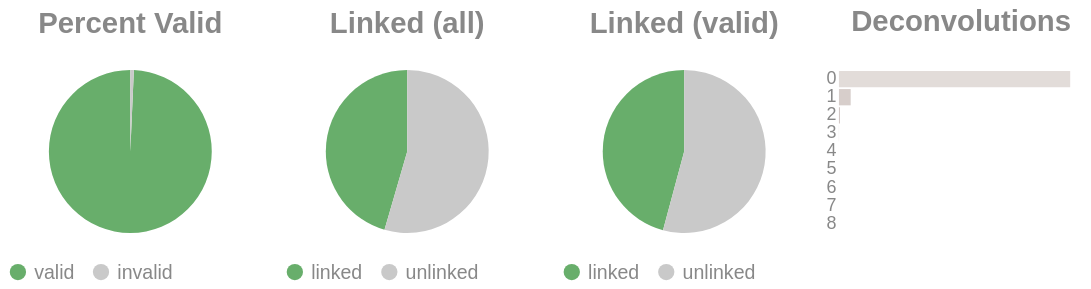

Here is the notebook cell this chart was saved with:
### Code cell
if SKIPLR:
    pass
else:
    clash = Counter()
    for i in valids['molecule'].to_list():
        _mol = i.split("-")
        if len(_mol) == 1:
            clash.update('0')
        else:
            clash.update(_mol[-1])

    _d = {"deconvolutions": [], 'count': []}
    for k,v in clash.items():
        _d['deconvolutions'].append(k)
        _d['count'].append(v)

    tot_valid = valids['reads'].sum()
    mask = valids['reads'] >= 2
    n_linked_reads = valids.filter(mask)['reads'].sum()
    if n_linked_reads == 0:
        print_html("No linked molecules (>=2 reads) were detected; skipping linked-only distributions.")
        SKIPLR = True
    else:
        perc_valid = round(tot_valid / n_reads, 4)
        linked_perc_abs = round(n_linked_reads / n_reads, 4)
        linked_perc = round(n_linked_reads / tot_valid, 4)

    _valid = pl.DataFrame({"valids": ['valid', 'invalid'], "count": [tot_valid, n_reads - tot_valid]})
    _linked_abs = pl.DataFrame({"linked (absolute)": ['linked', 'unlinked'], "count": [n_linked_reads, n_reads - n_linked_reads]})
    _linked_rel = pl.DataFrame({"linked (valids)": ['linked', 'unlinked'], "count": [n_linked_reads, tot_valid - n_linked_reads]})

    (
        alt.hconcat(
            piechart(_valid, goodval = 'valid', title = "Percent Valid"),
            piechart(_linked_abs, goodval = "linked", title =  "Linked (all)"),
            piechart(_linked_rel, goodval = "linked", title =  "Linked (valid)"),
            convolutionbar(pl.DataFrame(_d), title = "Deconvolutions"),
            center = True,
            bounds = 'flush'
        )
        .resolve_scale(color='independent')
        .resolve_legend('independent')
        .properties(usermeta={'embedOptions': {"actions": False}})
    ).display()

### Figure 1 — Vega-Lite specification as saved in the notebook (floating-point values rounded to 4 significant figures)
{"width": "container", "height": 400, "config": {"title": {"anchor": "start", "dy": -15, "fontSize": 18, "color": "#888888", "subtitleColor": "#888888", "subtitleFontSize": 14}, "arc": {"fill": "#0072B2"}, "axis": {"domainColor": "#888888", "domainWidth": 0.5, "gridWidth": 0.2, "grid": false, "titleFontWeight": 400, "titleFontSize": 15, "labelFontSize": 11, "labelColor": "#888888", "tickColor": "#888888", "tickWidth": 0.2, "titleColor": "#888888"}, "axisBand": {"grid": false}, "axisX": {"grid": true, "tickSize": 10, "domainCap": "round"}, "axisY": {"domain": false, "grid": true, "tickSize": 0, "domainCap": "round"}, "background": "transparent", "header": {"labelFontSize": 15, "labelColor": "#888888", "titleFontSize": 15, "titleFontWeight": 600, "titleColor": "#888888"}, "legend": {"labelFont": "sans-serif", "labelFontSize": 12, "labelColor": "#888888", "symbolSize": 100, "symbolType": "circle", "titleFontSize": 12, "titlePadding": 10, "titleColor": "#888888", "title": null}, "range": {"category": ["#E69F00", "#56B4E9", "#009E73", "#F0E442", "#0072B2", "#D55E00", "#CC79A7", "#000000"], "diverging": ["#cfe8f3", "#a2d4ec", "#73bfe2", "#46abdb", "#1696d2", "#12719e"]}, "area": {"fill": "#0072B2", "fillOpacity": 0.7, "line": true, "strokeOpacity": 0.7}, "line": {"color": "#0072B2", "stroke": "#0072B2", "strokeWidth": 2}, "trail": {"color": "#0072B2", "stroke": "#0072B2", "strokeWidth": 0, "size": 1}, "point": {"filled": true, "fillOpacity": 1.0, "size": 95}, "text": {"color": "#888888", "fontSize": 11, "align": "right", "fontWeight": 400, "size": 11}, "bar": {"fill": "#0072B2", "stroke": null}, "view": {"stroke": null, "continuousWidth": 660, "continuousHeight": 400}}, "hconcat": [{"data": {"name": "data-28d33f92e87b30e0649638807a827ef2"}, "mark": {"type": "arc"}, "encoding": {"color": {"field": "valids", "legend": {"orient": "bottom", "title": null}, "scale": {"domain": ["valid", "invalid"], "range": ["#68ae6b", "#C9C9C9"]}, "title": "Valids", "type": "nominal"}, "theta": {"field": "count", "type": "quantitative"}, "tooltip": [{"field": "valids", "title": "Valids", "type": "ordinal"}, {"field": "percent", "format": ".2%", "title": "Percent", "type": "quantitative"}, {"field": "count", "title": "Count", "type": "quantitative"}]}, "height": 100, "title": {"text": "Percent Valid", "align": "center", "anchor": "middle"}, "transform": [{"calculate": "datum.count / 12727116", "as": "percent"}], "width": 150}, {"data": {"name": "data-db2f7bcd686e26e1582f285184450e39"}, "mark": {"type": "arc"}, "encoding": {"color": {"field": "linked (absolute)", "legend": {"orient": "bottom", "title": null}, "scale": {"domain": ["linked", "unlinked"], "range": ["#68ae6b", "#C9C9C9"]}, "title": "Linked (Absolute)", "type": "nominal"}, "theta": {"field": "count", "type": "quantitative"}, "tooltip": [{"field": "linked (absolute)", "title": "Linked (Absolute)", "type": "ordinal"}, {"field": "percent", "format": ".2%", "title": "Percent", "type": "quantitative"}, {"field": "count", "title": "Count", "type": "quantitative"}]}, "height": 100, "title": {"text": "Linked (all)", "align": "center", "anchor": "middle"}, "transform": [{"calculate": "datum.count / 12727116", "as": "percent"}], "width": 150}, {"data": {"name": "data-fbe2ed65f24eaa9a15aa42bdbd349c25"}, "mark": {"type": "arc"}, "encoding": {"color": {"field": "linked (valids)", "legend": {"orient": "bottom", "title": null}, "scale": {"domain": ["linked", "unlinked"], "range": ["#68ae6b", "#C9C9C9"]}, "title": "Linked (Valids)", "type": "nominal"}, "theta": {"field": "count", "type": "quantitative"}, "tooltip": [{"field": "linked (valids)", "title": "Linked (Valids)", "type": "ordinal"}, {"field": "percent", "format": ".2%", "title": "Percent", "type": "quantitative"}, {"field": "count", "title": "Count", "type": "quantitative"}]}, "height": 100, "title": {"text": "Linked (valid)", "align": "center", "anchor": "middle"}, "transform": [{"calculate": "datum.count / 12638522", "as": "percent"}], "width": 150}, {"data": {"name": "data-8e6f83100ae4f13d15097dde28a88141"}, "mark": {"type": "bar"}, "encoding": {"color": {"field": "deconvolutions", "legend": null, "scale": {"scheme": "lightgreyred"}, "type": "nominal"}, "tooltip": [{"field": "deconvolutions", "title": "Deconvolutions", "type": "ordinal"}, {"field": "percent", "format": ".2%", "title": "Percent", "type": "quantitative"}, {"field": "count", "title": "Count", "type": "quantitative"}], "x": {"axis": null, "field": "count", "type": "quantitative"}, "y": {"field": "deconvolutions", "sort": "ascending", "title": null, "type": "nominal"}}, "height": 100, "title": {"text": "Deconvolutions", "align": "center", "anchor": "middle"}, "transform": [{"calculate": "datum.count / 8989006", "as": "percent"}], "width": 150}], "bounds": "flush", "center": true, "resolve": {"legend": {"angle": "independent"}, "scale": {"color": "independent"}}, "usermeta": {"embedOptions": {"actions": false}}, "$schema": "https://vega.github.io/schema/vega-lite/v6.1.0.json", "datasets": {"data-28d33f92e87b30e0649638807a827ef2": [{"valids": "valid", "count": 12638522}, {"valids": "invalid", "count": 88594}], "data-db2f7bcd686e26e1582f285184450e39": [{"linked (absolute)": "linked", "count": 5790263}, {"linked (absolute)": "unlinked", "count": 6936853}], "data-fbe2ed65f24eaa9a15aa42bdbd349c25": [{"linked (valids)": "linked", "count": 5790263}, {"linked (valids)": "unlinked", "count": 6848259}], "data-8e6f83100ae4f13d15097dde28a88141": [{"deconvolutions": "0", "count": 8517747}, {"deconvolutions": "1", "count": 432850}, {"deconvolutions": "2", "count": 34660}, {"deconvolutions": "3", "count": 3358}, {"deconvolutions": "4", "count": 335}, {"deconvolutions": "5", "count": 46}, {"deconvolutions": "6", "count": 8}, {"deconvolutions": "7", "count": 1}, {"deconvolutions": "8", "count": 1}]}}
